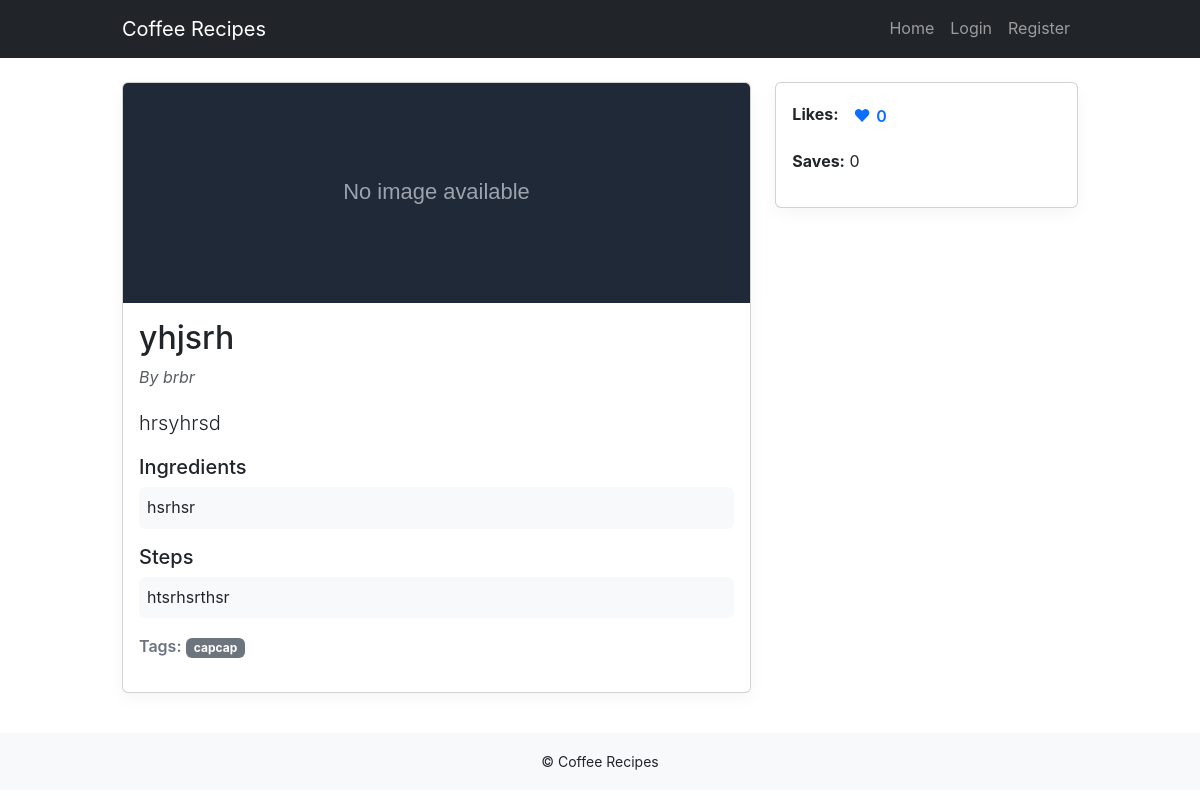
The app's page /recipe/8 with its own data.
### app/models.py (models this page shows, shortened)
class Recipe(db.Model):
    id = db.Column(db.Integer, primary_key=True)
    title = db.Column(db.String(140), nullable=False)
    description = db.Column(db.Text)
    ingredients = db.Column(db.Text)
    steps = db.Column(db.Text)
    image = db.Column(db.String(200))
    image_url = db.Column(db.String(400))
    created_at = db.Column(db.DateTime, server_default=db.func.now())
    author_id = db.Column(db.Integer, db.ForeignKey('user.id'))
    tags = db.relationship('Tag', secondary=recipe_tags, backref='recipes')

class User(UserMixin, db.Model):
    id = db.Column(db.Integer, primary_key=True)
    username = db.Column(db.String(64), unique=True, nullable=False)
    email = db.Column(db.String(120), unique=True, nullable=False)
    password_hash = db.Column(db.String(128))
    recipes = db.relationship('Recipe', backref='author', lazy='dynamic')
    liked = db.relationship('Recipe', secondary=likes, backref='liked_by', lazy='dynamic')
    saved = db.relationship('Recipe', secondary=saves, backref='saved_by', lazy='dynamic')

class Tag(db.Model):
    id = db.Column(db.Integer, primary_key=True)
    name = db.Column(db.String(64), unique=True, nullable=False)

### app/routes_web.py (the view)
@bp.route('/recipe/<int:recipe_id>')
def recipe(recipe_id):
    r = Recipe.query.get_or_404(recipe_id)
    return render_template('recipe.html', recipe=r)

### app/templates/recipe.html
{% extends 'base.html' %}
{% block content %}
<div class="row">
  <div class="col-md-8">
    <div class="card mb-3">
      {% if recipe.image and recipe.image_file_exists() %}
        <img src="{{ url_for('static', filename='uploads/' ~ recipe.image) }}" class="card-img-top" alt="{{ recipe.title }}">
      {% elif recipe.image_url %}
        <img src="{{ recipe.image_url }}" class="card-img-top" alt="{{ recipe.title }}">
      {% else %}
        <img src="{{ url_for('static', filename='placeholder.svg') }}" class="card-img-top" alt="No image">
      {% endif %}
      <div class="card-body">
        <h2 class="card-title">{{ recipe.title }}</h2>
        <p class="text-muted by-text">By {{ recipe.author.username if recipe.author else 'anon' }}</p>
        {% if recipe.description %}
          <p class="lead recipe-description">{{ recipe.description }}</p>
        {% endif %}
        <h5>Ingredients</h5>
        <pre class="bg-light p-2 rounded">{{ recipe.ingredients }}</pre>
        <h5 class="mt-3">Steps</h5>
        <pre class="bg-light p-2 rounded">{{ recipe.steps }}</pre>
        <p class="mt-3"><strong class="tags-label">Tags:</strong> {% for t in recipe.tags %}<span class="badge bg-secondary">{{ t.name }}</span> {% endfor %}</p>
      </div>
    </div>
  </div>
  <div class="col-md-4">
    <div class="card">
      <div class="card-body">
        <p>
          <strong>Likes:</strong>
          <button type="button" class="btn btn-outline-primary like-btn" data-recipe-id="{{ recipe.id }}" data-liked="{% if current_user.is_authenticated and current_user.liked.filter_by(id=recipe.id).first() %}1{% else %}0{% endif %}">
            <span class="heart">♥</span>
            <span class="like-count">{{ recipe.liked_by|length }}</span>
          </button>
        </p>
        <p><strong>Saves:</strong> {{ recipe.saves|length if recipe.saves is not none else 0 }}</p>
      </div>
    </div>
  </div>
</div>
{% endblock %}

### app/static/style.css (style rules this page uses)
body { font-family: Inter, system-ui, -apple-system, 'Segoe UI', Roboto, 'Helvetica Neue', Arial; margin: 0; padding: 0; line-height: 1.6; font-size: 1rem; -webkit-font-smoothing: antialiased; -moz-osx-font-smoothing: grayscale; }
.card-img-top, .recipe-img { max-height: 220px; object-fit: cover; width: 100%; display: block; }
.card { box-shadow: 0 6px 18px rgba(0, 0, 0, 0.04); }
pre, .recipe-block { white-space: pre-wrap; word-wrap: break-word; font-family: inherit; font-size: inherit; color: inherit; }
.like-btn { background: none; border: 1px solid transparent; padding: .25rem .6rem; cursor: pointer; display: inline-flex; align-items: center; }
.like-btn .heart { font-size: 1.05rem; line-height: 1; }
.like-count { margin-left: .35rem; font-weight: 600; }
.by-text { color: #6b7280; font-style: italic; }
.tags-label { color: #6b7280; font-weight: 600; }

### records on screen
Recipe: title "yhjsrh", description "hrsyhrsd", ingredients "hsrhsr", steps "htsrhsrthsr"
User: author "brbr"
Tag: name "capcap"

### other values on screen
{{ recipe.liked_by|length }} "0"
{{ recipe.saves|length if recipe.saves is not none else 0 }} "0"
